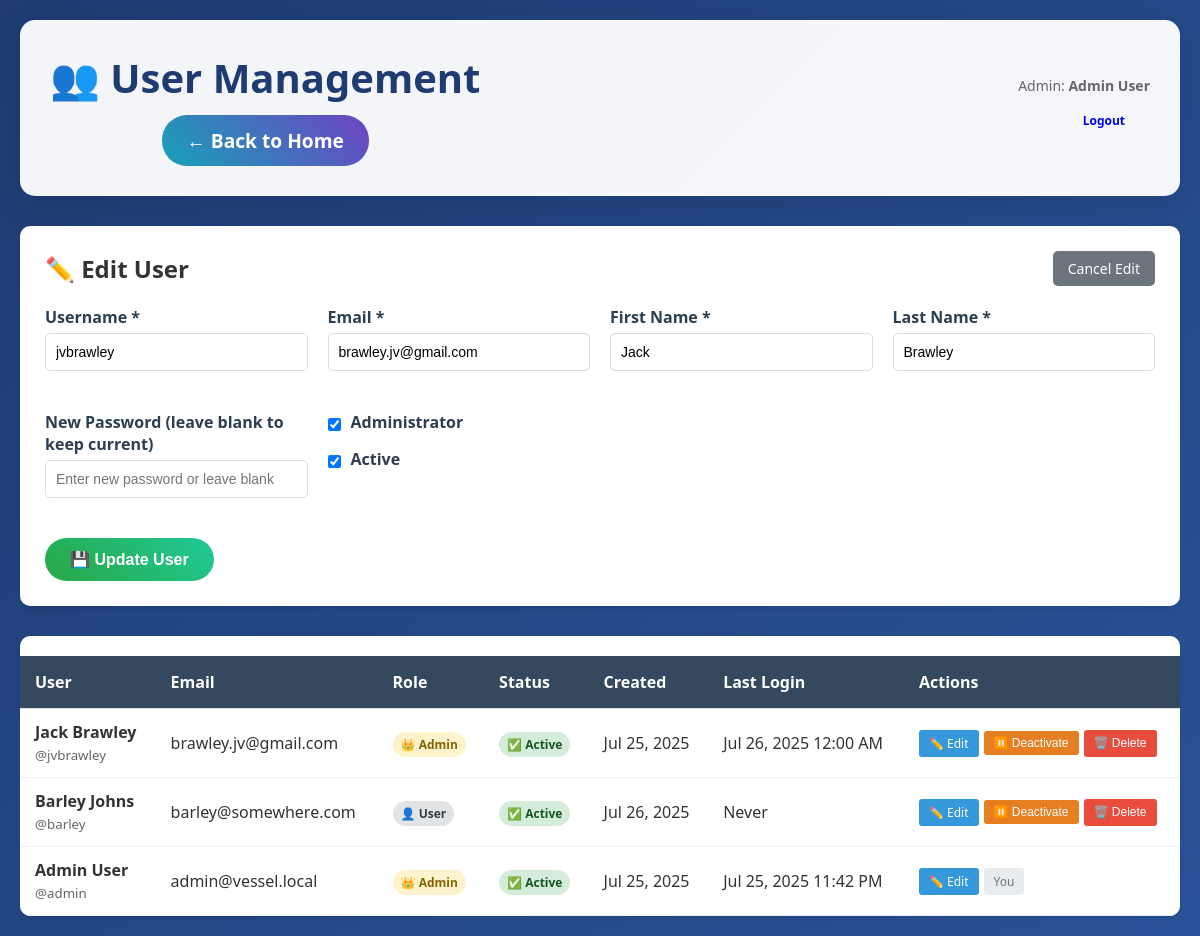
The app's page /manage_users.php?edit=2 (signed in) with its own data.
### tables this page shows
CREATE TABLE `users` (
  `UserID` int(11) NOT NULL AUTO_INCREMENT,
  `Username` varchar(50) NOT NULL,
  `Email` varchar(100) NOT NULL,
  `PasswordHash` varchar(255) NOT NULL,
  `FirstName` varchar(50) NOT NULL,
  `LastName` varchar(50) NOT NULL,
  `IsAdmin` tinyint(1) DEFAULT 0,
  `IsActive` tinyint(1) DEFAULT 1,
  `CreatedDate` timestamp NOT NULL DEFAULT current_timestamp(),
  `LastLogin` timestamp NULL DEFAULT NULL,
  `ResetToken` varchar(100) DEFAULT NULL,
  `ResetTokenExpiry` timestamp NULL DEFAULT NULL,
  PRIMARY KEY (`UserID`),
  UNIQUE KEY `Username` (`Username`),
  UNIQUE KEY `Email` (`Email`)
);

### auth_functions.php (called while the page is built, shortened)
<?php
function is_logged_in() {
    return isset($_SESSION['user_id']) && !empty($_SESSION['user_id']);
}
function get_logged_in_user() {
    return [
        'user_id' => $_SESSION['user_id'],
        'username' => $_SESSION['username'],
        'first_name' => $_SESSION['first_name'],
        'last_name' => $_SESSION['last_name'],
        'full_name' => $_SESSION['first_name'] . ' ' . $_SESSION['last_name'],
        'is_admin' => $_SESSION['is_admin'] ?? false
    ];
}
function get_all_users($conn) {
    $sql = "SELECT UserID, Username, Email, FirstName, LastName, IsAdmin, IsActive, CreatedDate, LastLogin FROM users ORDER BY LastName, FirstName";
    return $conn->query($sql)->fetch_all(MYSQLI_ASSOC);
}
?>

### manage_users.php (the view, shortened to what this page needs)
<?php
require_once 'config.php';
require_once 'auth_functions.php';
$users = get_all_users($conn);
$current_user = get_logged_in_user();
$edit_user = null;
if (isset($_GET['edit'])) {
    $edit_id = (int)$_GET['edit'];
    foreach ($users as $user) {
        if ($user['UserID'] == $edit_id) {
            $edit_user = $user;
            break;
        }
    }
}
?>
<!DOCTYPE html>
<html lang="en">
<head>
    <link rel="stylesheet" href="style.css">
</head>
<body>
    <div class="container user-management">
        <header>
            <div style="display: flex; justify-content: space-between; align-items: center;">
                <div>
                    <h1>👥 User Management</h1>
                    <p><a href="index.php" class="btn btn-info">← Back to Home</a></p>
                </div>
                <div style="text-align: right;">
                    <div style="color: #666; font-size: 14px; margin-bottom: 5px;">
                        Admin: <strong><?= htmlspecialchars($current_user['full_name']) ?></strong>
                    </div>
                    <a href="logout.php" class="btn btn-secondary" style="font-size: 12px;">Logout</a>
                </div>
            </div>
        </header>
        <div class="user-form">
            <div class="section-header">
                <h2><?= $edit_user ? '✏️ Edit User' : '➕ Add New User' ?></h2>
                <?php if ($edit_user): ?>
                    <a href="?action=manage" class="cancel-edit">Cancel Edit</a>
                <?php endif; ?>
            </div>
            <form method="POST" autocomplete="on">
                <div class="form-grid">
                    <div class="form-group">
                        <label for="username">Username *</label>
                        <input type="text" id="username" name="username" required
                               autocomplete="username"
                               value="<?= htmlspecialchars($edit_user['Username'] ?? '') ?>">
                    </div>
                    <div class="form-group">
                        <label for="email">Email *</label>
                        <input type="email" id="email" name="email" required
                               autocomplete="email"
                               value="<?= htmlspecialchars($edit_user['Email'] ?? '') ?>">
                    </div>
                    <div class="form-group">
                        <label for="first_name">First Name *</label>
                        <input type="text" id="first_name" name="first_name" required
                               autocomplete="given-name"
                               value="<?= htmlspecialchars($edit_user['FirstName'] ?? '') ?>">
                    </div>
                    <div class="form-group">
                        <label for="last_name">Last Name *</label>
                        <input type="text" id="last_name" name="last_name" required
                               autocomplete="family-name"
                               value="<?= htmlspecialchars($edit_user['LastName'] ?? '') ?>">
                    </div>
                    <div class="form-group">
                        <label for="password"><?= $edit_user ? 'New Password (leave blank to keep current)' : 'Password *' ?></label>
                        <input type="password" id="password" name="<?= $edit_user ? 'new_password' : 'password' ?>"
                               <?= $edit_user ? '' : 'required' ?> minlength="6"
                               autocomplete="<?= $edit_user ? 'new-password' : 'new-password' ?>"
                               placeholder="<?= $edit_user ? 'Enter new password or leave blank' : 'At least 6 characters' ?>">
                    </div>
                    <div class="form-group">
                        <div class="checkbox-group">
                            <input type="checkbox" id="is_admin" name="is_admin"
                                   <?= ($edit_user && $edit_user['IsAdmin']) ? 'checked' : '' ?>>
                            <label for="is_admin">Administrator</label>
                        </div>
                        <?php if ($edit_user): ?>
                            <div class="checkbox-group" style="margin-top: 10px;">
                                <input type="checkbox" id="is_active" name="is_active"
                                       <?= ($edit_user && $edit_user['IsActive']) ? 'checked' : '' ?>>
                                <label for="is_active">Active</label>
                            </div>
                        <?php endif; ?>
                    </div>
                </div>
                <button type="submit" name="<?= $edit_user ? 'update_user' : 'add_user' ?>" class="btn btn-success">
                    <?= $edit_user ? '💾 Update User' : '➕ Add User' ?>
                </button>
            </form>
        </div>
        <div class="users-table">
            <table>
                <thead>
                    <tr>
                        <th>User</th>
                        <th>Email</th>
                        <th>Role</th>
                        <th>Status</th>
                        <th>Created</th>
                        <th>Last Login</th>
                        <th>Actions</th>
                    </tr>
                </thead>
                <tbody>
                    <?php foreach ($users as $user): ?>
                        <tr>
                            <td>
                                <strong><?= htmlspecialchars($user['FirstName'] . ' ' . $user['LastName']) ?></strong><br>
                                <small style="color: #666;">@<?= htmlspecialchars($user['Username']) ?></small>
                            </td>
                            <td><?= htmlspecialchars($user['Email']) ?></td>
                            <td>
                                <span class="user-role <?= $user['IsAdmin'] ? 'admin' : 'user' ?>">
                                    <?= $user['IsAdmin'] ? '👑 Admin' : '👤 User' ?>
                                </span>
                            </td>
                            <td>
                                <span class="user-status <?= $user['IsActive'] ? 'active' : 'inactive' ?>">
                                    <?= $user['IsActive'] ? '✅ Active' : '❌ Inactive' ?>
                                </span>
                            </td>
                            <td><?= date('M j, Y', strtotime($user['CreatedDate'])) ?></td>
                            <td>
                                <?= $user['LastLogin'] ? date('M j, Y g:i A', strtotime($user['LastLogin'])) : 'Never' ?>
                            </td>
                            <td>
                                <div class="action-buttons">
                                    <a href="?edit=<?= $user['UserID'] ?>" class="btn-small btn-edit">✏️ Edit</a>
                                    <?php if ($user['UserID'] != $current_user['user_id']): ?>
                                        <form method="POST" style="display: inline;">
                                            <button type="submit" name="toggle_status" class="btn-small btn-toggle"
                                                    onclick="return confirm('<?= $user['IsActive'] ? 'Deactivate' : 'Activate' ?> this user?')">
                                                <?= $user['IsActive'] ? '⏸️ Deactivate' : '▶️ Activate' ?>
                                            </button>
                                        </form>
                                        <button onclick="showDeleteModal(<?= $user['UserID'] ?>, '<?= htmlspecialchars($user['FirstName'] . ' ' . $user['LastName'], ENT_QUOTES) ?>')"
                                                class="btn-small btn-delete">🗑️ Delete</button>
                                    <?php else: ?>
                                        <span class="btn-small" style="background: #e9ecef; color: #6c757d;">You</span>
                                    <?php endif; ?>
                                </div>
                            </td>
                        </tr>
                    <?php endforeach; ?>
                </tbody>
            </table>
        </div>
    </div>
</body>
</html>

### style.css (style rules this page uses)
* { margin: 0; padding: 0; box-sizing: border-box; }
body { font-family: 'Segoe UI', Tahoma, Geneva, Verdana, sans-serif; background: linear-gradient(135deg, #1e3c72 0%, #2a5298 100%); color: #333; min-height: 100vh; }
.container { max-width: 1200px; margin: 0 auto; padding: 20px; }
header { text-align: center; background: rgba(255, 255, 255, 0.95); border-radius: 15px; padding: 30px; margin-bottom: 30px; box-shadow: 0 8px 32px rgba(0, 0, 0, 0.1); }
header h1 { font-size: 2.5em; color: #1e3c72; margin-bottom: 10px; }
header p { font-size: 1.2em; color: #666; }
.btn { display: inline-block; padding: 12px 25px; text-decoration: none; border-radius: 25px; font-weight: bold; transition: all 0.3s ease; border: none; cursor: pointer; font-size: 1em; }
.btn-success { background: linear-gradient(45deg, #28a745, #20c997); color: white; }
.btn-info { background: linear-gradient(45deg, #17a2b8, #6f42c1); color: white; }
.form-group { margin-bottom: 20px; }
.form-group label { display: block; margin-bottom: 5px; color: #1e3c72; font-weight: bold; }
.form-group input, .form-group select, .form-group textarea { width: 100%; padding: 12px; border: 2px solid #ddd; border-radius: 8px; font-size: 1em; transition: border-color 0.3s ease; }
table { width: 100%; border-collapse: collapse; margin-top: 20px; }
th, td { padding: 12px; text-align: left; border-bottom: 1px solid #ddd; }
th { background: #1e3c72; color: white; font-weight: bold; }

### manage_users.php (style rules this page uses)
.user-management { max-width: 1200px; margin: 0 auto; }
.user-form { background: white; padding: 25px; border-radius: 10px; box-shadow: 0 2px 4px rgba(0,0,0,0.1); margin-bottom: 30px; }
.form-grid { display: grid; grid-template-columns: repeat(auto-fit, minmax(250px, 1fr)); gap: 20px; margin-bottom: 20px; }
.form-group { display: flex; flex-direction: column; }
.form-group label { font-weight: bold; margin-bottom: 5px; color: #2c3e50; }
.form-group input, .form-group select { padding: 10px; border: 1px solid #ddd; border-radius: 5px; font-size: 14px; }
.checkbox-group { display: flex; align-items: center; gap: 10px; }
.checkbox-group input[type="checkbox"] { width: auto; }
.users-table { background: white; border-radius: 10px; box-shadow: 0 2px 4px rgba(0,0,0,0.1); overflow: hidden; }
.users-table table { width: 100%; border-collapse: collapse; }
.users-table th { background: #34495e; color: white; padding: 15px; text-align: left; font-weight: bold; }
.users-table td { padding: 12px 15px; border-bottom: 1px solid #ecf0f1; }
.user-status { padding: 4px 8px; border-radius: 15px; font-size: 12px; font-weight: bold; }
.user-status.active { background: #d4edda; color: #155724; }
.user-role { padding: 4px 8px; border-radius: 15px; font-size: 12px; font-weight: bold; }
.user-role.admin { background: #fff3cd; color: #856404; }
.user-role.user { background: #e2e3e5; color: #383d41; }
.action-buttons { display: flex; gap: 5px; }
.btn-small { padding: 5px 10px; font-size: 12px; text-decoration: none; border-radius: 3px; border: none; cursor: pointer; display: inline-block; }
.btn-edit { background: #3498db; color: white; }
.btn-toggle { background: #e67e22; color: white; }
.btn-delete { background: #e74c3c; color: white; }
.section-header { display: flex; justify-content: space-between; align-items: center; margin-bottom: 20px; }
.cancel-edit { background: #6c757d; color: white; padding: 8px 15px; text-decoration: none; border-radius: 5px; font-size: 14px; }

### records on screen
users: username "jvbrawley", email "brawley.jv@gmail.com", first_name "Jack", last_name "Brawley", IsAdmin "☑", IsActive "☑", FirstName+LastName "Jack Brawley", Username "jvbrawley", Email "brawley.jv@gmail.com", shows "👑 Admin", shows "✅ Active", CreatedDate "Jul 25, 2025", LastLogin "Jul 26, 2025 12:00 AM", shows "⏸️ Deactivate"
users: FirstName+LastName "Barley Johns", Username "barley", Email "barley@somewhere.com", IsAdmin "👤 User", IsActive "✅ Active", CreatedDate "Jul 26, 2025", shows "Never"
users: FirstName+LastName "Admin User", Username "admin", Email "admin@vessel.local", IsAdmin "👑 Admin", IsActive "✅ Active", CreatedDate "Jul 25, 2025", LastLogin "Jul 25, 2025 11:42 PM", shows "You"

### other values on screen
$current_user['full_name'] "Admin User"
